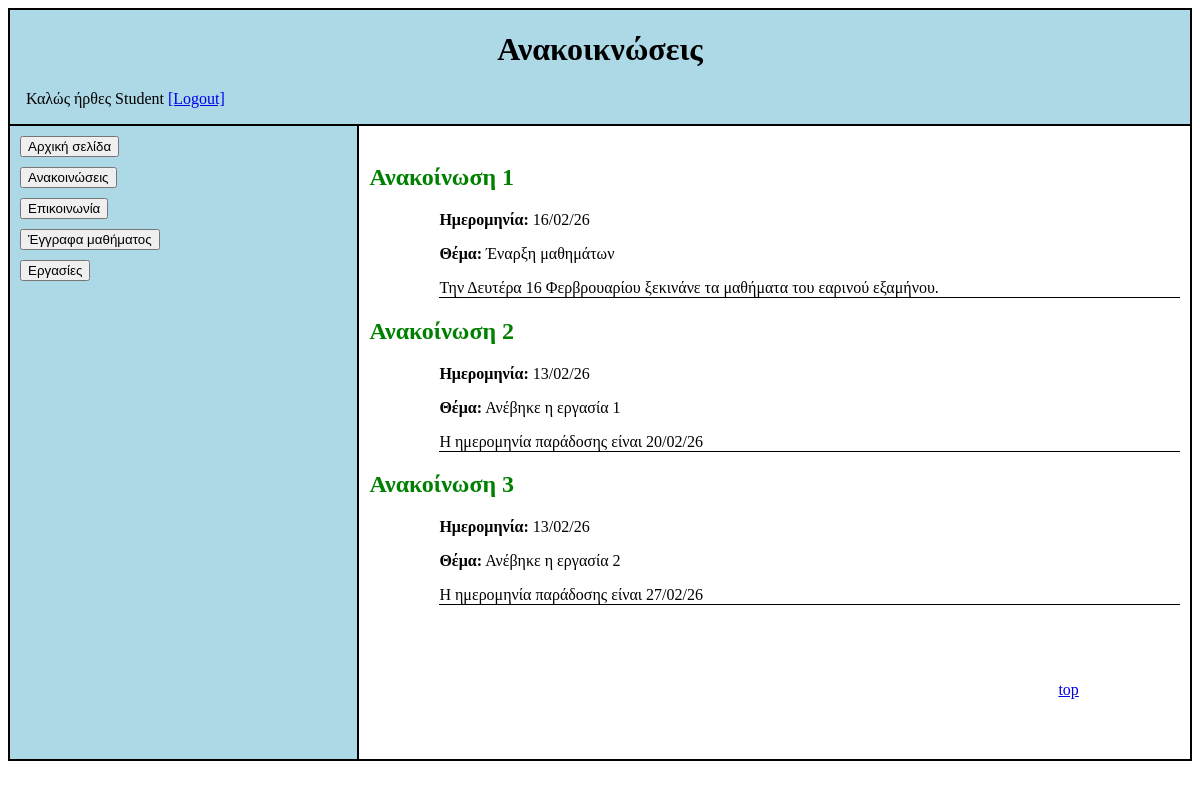
The page /announcements.php (signed in) on the database its author committed.
### tables this page shows
CREATE TABLE `announcements` (
  `id` int(11) NOT NULL,
  `date` date DEFAULT NULL,
  `subject` varchar(255) DEFAULT NULL,
  `body` text DEFAULT NULL
);

### announcements.php (the view, shortened to what this page needs)
<?php
require 'config.php';
$result = mysqli_query($conn, "SELECT * FROM announcements ORDER BY id ASC");
?>
<!DOCTYPE html>
<html lang="en">
<head>
    <link rel="stylesheet" href="announcements.css">
</head>
<body>
<div class="container">
    <div class="container1">
        <h1 style="text-align: center">Ανακοικνώσεις</h1>
		<p style="margin-left:1em;">Καλώς ήρθες <?php echo $_SESSION['name']; ?>
			<a href="logout.php">[Logout]</a>
		</p>
    </div>
    <div class="container2">
        <div class="container3">
            <button class="buttons-margin1" type="button" onclick="window.location.href='index.php';">Αρχική σελίδα</button>
            <button class="buttons-margin2" type="button" onclick="window.location.href='announcements.php';" id="b-announcements">Ανακοινώσεις</button>
            <button class="buttons-margin2" type="button" onclick="window.location.href='communication.php';" id="b-communications">Επικοινωνία</button>
            <button class="buttons-margin1" type="button" onclick="window.location.href='documents.php';" id="b-documents">Έγγραφα μαθήματος</button>
            <button class="buttons-margin2" type="button" onclick="window.location.href='assignments.php';" id="b-assignments">Εργασίες</button>
        </div>
        <div class="container4">
			<div class="announcement-container">
				<br>
			</div>
			<?php $count = 0 ?>
			<?php while($row = mysqli_fetch_assoc($result)): ?>
			<?php $count++ ?>
            <div class="announcement-container">
                <h2 class="header1">Ανακοίνωση <?php echo $count ?>
				</h2>
                <div class="text-margin">
                    <p> <b>Ημερομηνία:</b> <?php echo date_format(date_create($row['date']),"d/m/y"); ?></p>
                    <p> <b>Θέμα:</b> <?php echo $row['subject']; ?></p>
                    <p class="text-border"> <?php echo nl2br($row['body']); ?></p>
                </div>
            </div>
			<?php endwhile; ?>
            <div class="top-button">
                <a href="#">top</a>
            </div>
        </div>
    </div>
</div>
</body>
</html>

### announcements.css (style rules this page uses)
.container { border: 1px solid black; }
.container1 { border: 1px solid black; background-color: lightblue; }
.container2 { display: flex; }
.container3 { border: 1px solid black; width: 30%; background-color: lightblue; }
.container4 { padding: 0px 10px 0px 10px; border: 1px solid black; width: 70%; }
.buttons-margin1 { margin: 10px 10% 0px 10px; }
.buttons-margin2 { margin: 10px 100% 0px 10px; }
.text-margin { padding-left: 70px; }
.text-border { border-bottom: 1px solid black; }
.header1 { color: green; }
.top-button { padding-top: 60px; padding-right: 60px; padding-bottom: 60px; padding-left: 85%; }

### rows shown on the page
announcements: date "16/02/26", subject "Έναρξη μαθημάτων", body "Την Δευτέρα 16 Φερβρουαρίου ξεκινάνε τα μαθήματα του εαρινού εξαμήνου."
announcements: date "13/02/26", subject "Ανέβηκε η εργασία 1", body "Η ημερομηνία παράδοσης είναι 20/02/26"
announcements: date "13/02/26", subject "Ανέβηκε η εργασία 2", body "Η ημερομηνία παράδοσης είναι 27/02/26"

### other values the page prints
$_SESSION['name'] "Student"
